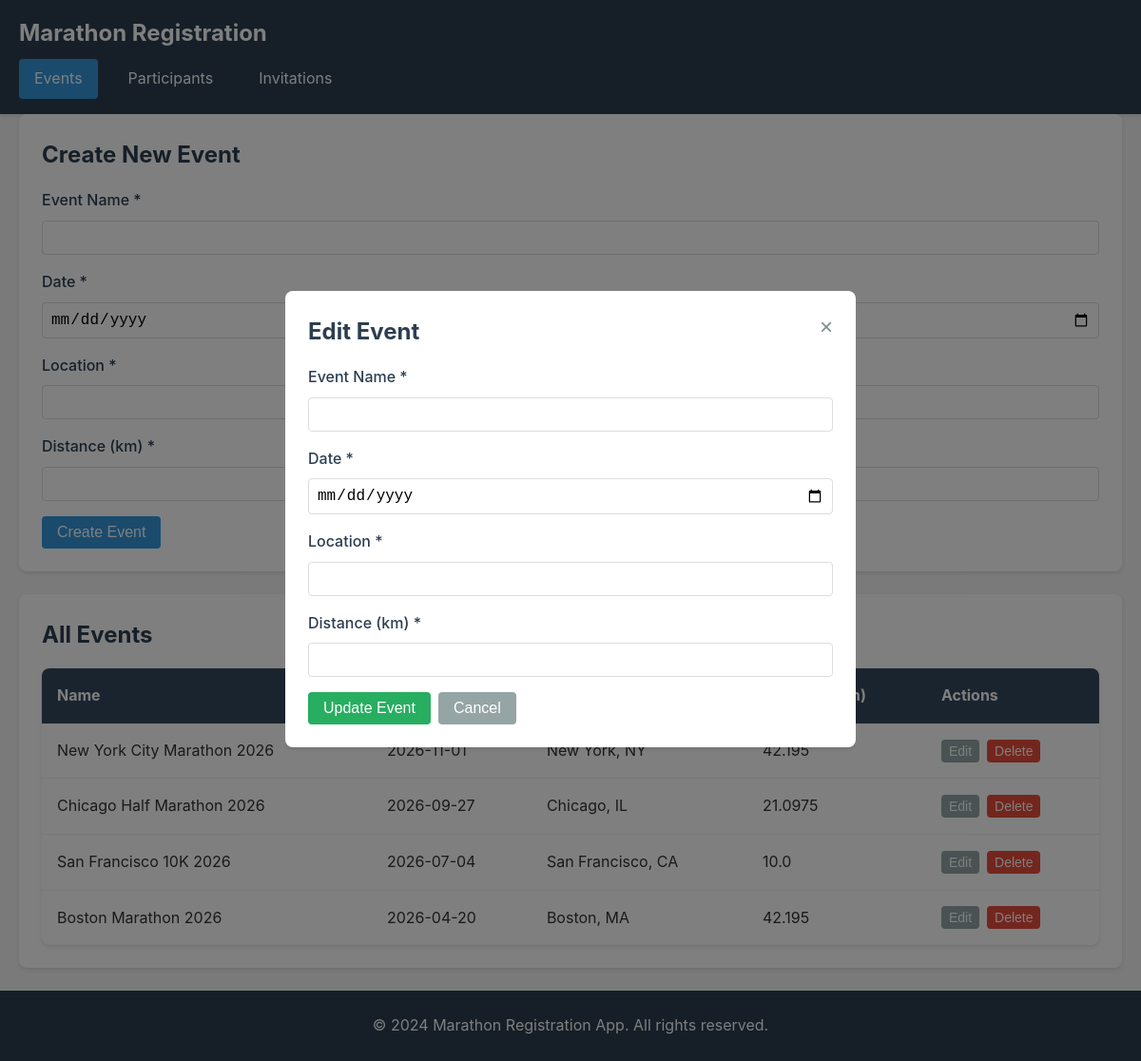
The app's page /events with its own data.
### app/models.py (models this page shows, shortened)
class MarathonEvent(db.Model):
    __tablename__ = 'marathon_events'
    id = db.Column(db.Integer, primary_key=True, autoincrement=True)
    name = db.Column(db.String(200), nullable=False)
    date = db.Column(db.Date, nullable=False)
    location = db.Column(db.String(200), nullable=False)
    distance = db.Column(db.Float, nullable=False)
    created_at = db.Column(db.DateTime, default=datetime.utcnow)
    updated_at = db.Column(db.DateTime, default=datetime.utcnow, onupdate=datetime.utcnow)
    invitations = db.relationship('Invitation', back_populates='event', cascade='all, delete-orphan')

### app/web_routes.py (the view)
@web.route('/')
@web.route('/events')
def events():
    all_events = MarathonEvent.query.order_by(MarathonEvent.date.desc()).all()
    return render_template('events.html', events=all_events)

### templates/events.html (shortened to what this page needs)
{% extends "base.html" %}
{% block content %}
<div class="card">
    <div class="card-header">Create New Event</div>
    <form id="create-event-form">
        <div class="form-group">
            <label for="create-name" class="form-label">Event Name *</label>
            <input type="text" id="create-name" name="name" class="form-control" required>
        </div>
        <div class="form-group">
            <label for="create-date" class="form-label">Date *</label>
        </div>
        <div class="form-group">
            <label for="create-location" class="form-label">Location *</label>
        </div>
        <div class="form-group">
            <label for="create-distance" class="form-label">Distance (km) *</label>
        </div>
        <button type="submit" class="btn btn-primary">Create Event</button>
    </form>
</div>
<div class="card">
    <div class="card-header">All Events</div>
    {% if events %}
    <div class="table-responsive">
        <table class="table" id="events-table">
            <thead>
                <tr>
                    <th>Name</th>
                    <th>Date</th>
                    <th>Location</th>
                    <th>Distance (km)</th>
                    <th>Actions</th>
                </tr>
            </thead>
            <tbody id="events-tbody">
                {% for event in events %}
                <tr id="event-row-{{ event.id }}" data-event-id="{{ event.id }}">
                    <td class="event-name">{{ event.name }}</td>
                    <td class="event-date">{{ event.date.strftime('%Y-%m-%d') }}</td>
                    <td class="event-location">{{ event.location }}</td>
                    <td class="event-distance">{{ event.distance }}</td>
                    <td>
                        <div class="action-buttons">
                            <button class="btn btn-secondary btn-small edit-btn" data-event-id="{{ event.id }}">Edit</button>
                            <button class="btn btn-danger btn-small delete-btn" data-event-id="{{ event.id }}">Delete</button>
                        </div>
                    </td>
                </tr>
                {% endfor %}
            </tbody>
        </table>
    </div>
    {% else %}
    <div class="empty-state">
        <div class="empty-state-icon">📅</div>
        <div class="empty-state-text">No events yet. Create your first event above!</div>
    </div>
    {% endif %}
</div>
<div id="edit-modal" class="modal hidden">
    <div class="modal-content">
        <div class="card">
            <div class="card-header">
                Edit Event
                <button class="modal-close" id="close-modal">&times;</button>
            </div>
            <form id="edit-event-form">
                <div class="form-group">
                    <label for="edit-name" class="form-label">Event Name *</label>
                    <input type="text" id="edit-name" name="name" class="form-control" required>
                </div>
                <div class="form-group">
                    <label for="edit-date" class="form-label">Date *</label>
                    <input type="date" id="edit-date" name="date" class="form-control" required>
                </div>
                <div class="form-group">
                    <label for="edit-location" class="form-label">Location *</label>
                    <input type="text" id="edit-location" name="location" class="form-control" required>
                </div>
                <div class="form-group">
                    <label for="edit-distance" class="form-label">Distance (km) *</label>
                    <input type="number" id="edit-distance" name="distance" class="form-control" step="0.1" min="0.1" required>
                </div>
                <div class="action-buttons">
                    <button type="submit" class="btn btn-success">Update Event</button>
                    <button type="button" class="btn btn-secondary" id="cancel-edit">Cancel</button>
                </div>
            </form>
        </div>
    </div>
</div>
{% endblock %}

### templates/base.html (shortened to what this page needs)
<!DOCTYPE html>
<html lang="en">
<head>
    <link rel="stylesheet" href="{{ url_for('static', filename='style.css') }}">
</head>
<body>
    <header>
        <nav class="navbar">
            <div class="container">
                <div class="nav-brand">
                    <h1>Marathon Registration</h1>
                </div>
                <ul class="nav-menu">
                    <li class="nav-item">
                        <a href="{{ url_for('web.events') }}" class="nav-link {% if request.endpoint == 'web.events' %}active{% endif %}">Events</a>
                    </li>
                    <li class="nav-item">
                        <a href="{{ url_for('web.participants') }}" class="nav-link {% if request.endpoint == 'web.participants' %}active{% endif %}">Participants</a>
                    </li>
                    <li class="nav-item">
                        <a href="{{ url_for('web.invitations') }}" class="nav-link {% if request.endpoint == 'web.invitations' %}active{% endif %}">Invitations</a>
                    </li>
                </ul>
            </div>
        </nav>
    </header>
    <main class="container">
        {% block content %}{% endblock %}
    </main>
    <footer>
        <div class="container">
            <p>&copy; 2024 Marathon Registration App. All rights reserved.</p>
        </div>
    </footer>
</body>
</html>

### static/style.css (style rules this page uses)
* { margin: 0; padding: 0; box-sizing: border-box; }
body { font-family: -apple-system, BlinkMacSystemFont, 'Segoe UI', Roboto, 'Helvetica Neue', Arial, sans-serif; line-height: 1.6; color: #333; background-color: #f5f5f5; min-height: 100vh; display: flex; flex-direction: column; }
.container { max-width: 1200px; margin: 0 auto; padding: 0 20px; width: 100%; }
header { background-color: #2c3e50; color: white; box-shadow: 0 2px 4px rgba(0, 0, 0, 0.1); }
.navbar { padding: 1rem 0; }
.nav-brand h1 { font-size: 1.5rem; margin-bottom: 0.5rem; }
.nav-menu { list-style: none; display: flex; gap: 1rem; flex-wrap: wrap; }
.nav-item { display: inline-block; }
.nav-link { color: white; text-decoration: none; padding: 0.5rem 1rem; border-radius: 4px; transition: background-color 0.3s ease; display: block; }
.nav-link.active { background-color: #3498db; }
main { flex: 1; padding: 2rem 0; }
.card { background: white; border-radius: 8px; box-shadow: 0 2px 4px rgba(0, 0, 0, 0.1); padding: 1.5rem; margin-bottom: 1.5rem; }
.card-header { font-size: 1.5rem; font-weight: bold; margin-bottom: 1rem; color: #2c3e50; }
.form-group { margin-bottom: 1rem; }
.form-label { display: block; margin-bottom: 0.5rem; font-weight: 500; color: #2c3e50; }
.form-control { width: 100%; padding: 0.5rem; border: 1px solid #ddd; border-radius: 4px; font-size: 1rem; transition: border-color 0.3s ease; }
.btn { display: inline-block; padding: 0.5rem 1rem; border: none; border-radius: 4px; font-size: 1rem; cursor: pointer; text-decoration: none; transition: background-color 0.3s ease, transform 0.1s ease; }
.btn-primary { background-color: #3498db; color: white; }
.btn-success { background-color: #27ae60; color: white; }
.btn-danger { background-color: #e74c3c; color: white; }
.btn-secondary { background-color: #95a5a6; color: white; }
.btn-small { padding: 0.25rem 0.5rem; font-size: 0.875rem; }
.table { width: 100%; border-collapse: collapse; background: white; border-radius: 8px; overflow: hidden; box-shadow: 0 2px 4px rgba(0, 0, 0, 0.1); }
.table thead { background-color: #34495e; color: white; }
.table th, .table td { padding: 1rem; text-align: left; }
.table tbody tr { border-bottom: 1px solid #ecf0f1; }
.table tbody tr:last-child { border-bottom: none; }
.action-buttons { display: flex; gap: 0.5rem; flex-wrap: wrap; }
footer { background-color: #2c3e50; color: white; padding: 1.5rem 0; text-align: center; margin-top: auto; }
footer p { margin: 0; }
.hidden { display: none; }

### templates/events.html (style rules this page uses)
.modal { position: fixed; top: 0; left: 0; width: 100%; height: 100%; background-color: rgba(0, 0, 0, 0.5); display: flex; justify-content: center; align-items: center; z-index: 1000; }
.modal-content { max-width: 600px; width: 90%; max-height: 90vh; overflow-y: auto; }
.modal-close { float: right; font-size: 1.5rem; background: none; border: none; cursor: pointer; color: #7f8c8d; }

### records on screen
MarathonEvent: name "New York City Marathon 2026", date "2026-11-01", location "New York, NY", distance "42.195"
MarathonEvent: name "Chicago Half Marathon 2026", date "2026-09-27", location "Chicago, IL", distance "21.0975"
MarathonEvent: name "San Francisco 10K 2026", date "2026-07-04", location "San Francisco, CA", distance "10.0"
MarathonEvent: name "Boston Marathon 2026", date "2026-04-20", location "Boston, MA", distance "42.195"
